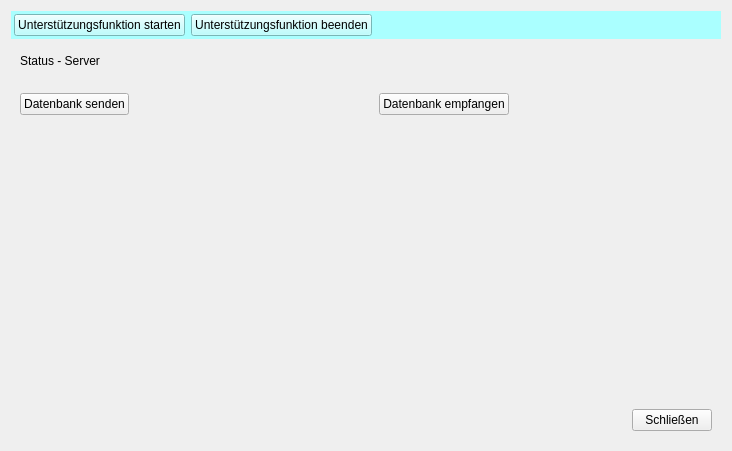
<?xml version="1.0" encoding="UTF-8"?>
<ui version="4.0">
 <class>AppWidget</class>
 <widget class="QWidget" name="AppWidget">
  <property name="geometry">
   <rect>
    <x>0</x>
    <y>0</y>
    <width>732</width>
    <height>451</height>
   </rect>
  </property>
  <property name="windowTitle">
   <string>Form</string>
  </property>
  <layout class="QVBoxLayout" name="verticalLayout">
   <item>
    <widget class="QWidget" name="widget_2" native="true">
     <property name="sizePolicy">
      <sizepolicy hsizetype="Preferred" vsizetype="Preferred">
       <horstretch>0</horstretch>
       <verstretch>0</verstretch>
      </sizepolicy>
     </property>
     <property name="styleSheet">
      <string notr="true">background-color: rgb(170, 255, 255);</string>
     </property>
     <layout class="QVBoxLayout" name="verticalLayout_2">
      <property name="leftMargin">
       <number>3</number>
      </property>
      <property name="topMargin">
       <number>3</number>
      </property>
      <property name="rightMargin">
       <number>3</number>
      </property>
      <property name="bottomMargin">
       <number>3</number>
      </property>
      <item>
       <widget class="QWidget" name="widget" native="true">
        <property name="sizePolicy">
         <sizepolicy hsizetype="Preferred" vsizetype="Preferred">
          <horstretch>0</horstretch>
          <verstretch>0</verstretch>
         </sizepolicy>
        </property>
        <layout class="QHBoxLayout" name="horizontalLayout_2">
         <property name="leftMargin">
          <number>0</number>
         </property>
         <property name="topMargin">
          <number>0</number>
         </property>
         <property name="rightMargin">
          <number>0</number>
         </property>
         <property name="bottomMargin">
          <number>0</number>
         </property>
         <item>
          <widget class="QPushButton" name="startBtn">
           <property name="sizePolicy">
            <sizepolicy hsizetype="Minimum" vsizetype="Fixed">
             <horstretch>0</horstretch>
             <verstretch>0</verstretch>
            </sizepolicy>
           </property>
           <property name="text">
            <string>Unterstützungsfunktion starten</string>
           </property>
          </widget>
         </item>
         <item>
          <widget class="QPushButton" name="endBtn">
           <property name="text">
            <string>Unterstützungsfunktion beenden</string>
           </property>
          </widget>
         </item>
         <item>
          <spacer name="horizontalSpacer_2">
           <property name="orientation">
            <enum>Qt::Horizontal</enum>
           </property>
           <property name="sizeHint" stdset="0">
            <size>
             <width>40</width>
             <height>20</height>
            </size>
           </property>
          </spacer>
         </item>
        </layout>
       </widget>
      </item>
     </layout>
    </widget>
   </item>
   <item>
    <widget class="QWidget" name="mainWidget" native="true">
     <property name="sizePolicy">
      <sizepolicy hsizetype="Preferred" vsizetype="Expanding">
       <horstretch>0</horstretch>
       <verstretch>0</verstretch>
      </sizepolicy>
     </property>
     <layout class="QVBoxLayout" name="verticalLayout_3">
      <property name="spacing">
       <number>25</number>
      </property>
      <item>
       <widget class="QLabel" name="statusServer">
        <property name="text">
         <string>Status - Server</string>
        </property>
       </widget>
      </item>
      <item>
       <layout class="QHBoxLayout" name="horizontalLayout_3">
        <item>
         <layout class="QHBoxLayout" name="horizontalLayout_5">
          <item>
           <widget class="QPushButton" name="sendBtn">
            <property name="sizePolicy">
             <sizepolicy hsizetype="Fixed" vsizetype="Fixed">
              <horstretch>0</horstretch>
              <verstretch>0</verstretch>
             </sizepolicy>
            </property>
            <property name="text">
             <string>Datenbank senden</string>
            </property>
           </widget>
          </item>
          <item>
           <spacer name="horizontalSpacer_3">
            <property name="orientation">
             <enum>Qt::Horizontal</enum>
            </property>
            <property name="sizeHint" stdset="0">
             <size>
              <width>40</width>
              <height>20</height>
             </size>
            </property>
           </spacer>
          </item>
         </layout>
        </item>
        <item>
         <layout class="QHBoxLayout" name="horizontalLayout_6">
          <item>
           <widget class="QPushButton" name="receiveBtn">
            <property name="sizePolicy">
             <sizepolicy hsizetype="Fixed" vsizetype="Fixed">
              <horstretch>0</horstretch>
              <verstretch>0</verstretch>
             </sizepolicy>
            </property>
            <property name="text">
             <string>Datenbank empfangen</string>
            </property>
           </widget>
          </item>
          <item>
           <spacer name="horizontalSpacer_4">
            <property name="orientation">
             <enum>Qt::Horizontal</enum>
            </property>
            <property name="sizeHint" stdset="0">
             <size>
              <width>40</width>
              <height>20</height>
             </size>
            </property>
           </spacer>
          </item>
         </layout>
        </item>
       </layout>
      </item>
      <item>
       <layout class="QHBoxLayout" name="horizontalLayout_4">
        <item>
         <layout class="QHBoxLayout" name="horizontalLayout_7">
          <item>
           <widget class="QLabel" name="statusDb">
            <property name="text">
             <string/>
            </property>
           </widget>
          </item>
          <item>
           <spacer name="horizontalSpacer_6">
            <property name="orientation">
             <enum>Qt::Horizontal</enum>
            </property>
            <property name="sizeHint" stdset="0">
             <size>
              <width>40</width>
              <height>20</height>
             </size>
            </property>
           </spacer>
          </item>
         </layout>
        </item>
        <item>
         <layout class="QHBoxLayout" name="horizontalLayout_8">
          <item>
           <widget class="QLabel" name="statusGetDb">
            <property name="text">
             <string/>
            </property>
           </widget>
          </item>
          <item>
           <spacer name="horizontalSpacer_5">
            <property name="orientation">
             <enum>Qt::Horizontal</enum>
            </property>
            <property name="sizeHint" stdset="0">
             <size>
              <width>40</width>
              <height>20</height>
             </size>
            </property>
           </spacer>
          </item>
         </layout>
        </item>
       </layout>
      </item>
      <item>
       <spacer name="verticalSpacer">
        <property name="orientation">
         <enum>Qt::Vertical</enum>
        </property>
        <property name="sizeHint" stdset="0">
         <size>
          <width>20</width>
          <height>40</height>
         </size>
        </property>
       </spacer>
      </item>
     </layout>
    </widget>
   </item>
   <item>
    <widget class="QWidget" name="botWidget" native="true">
     <layout class="QHBoxLayout" name="horizontalLayout">
      <item>
       <spacer name="horizontalSpacer">
        <property name="orientation">
         <enum>Qt::Horizontal</enum>
        </property>
        <property name="sizeHint" stdset="0">
         <size>
          <width>585</width>
          <height>20</height>
         </size>
        </property>
       </spacer>
      </item>
      <item>
       <widget class="QPushButton" name="closeBtn">
        <property name="text">
         <string>Schließen</string>
        </property>
       </widget>
      </item>
     </layout>
    </widget>
   </item>
  </layout>
 </widget>
 <resources/>
 <connections/>
</ui>
